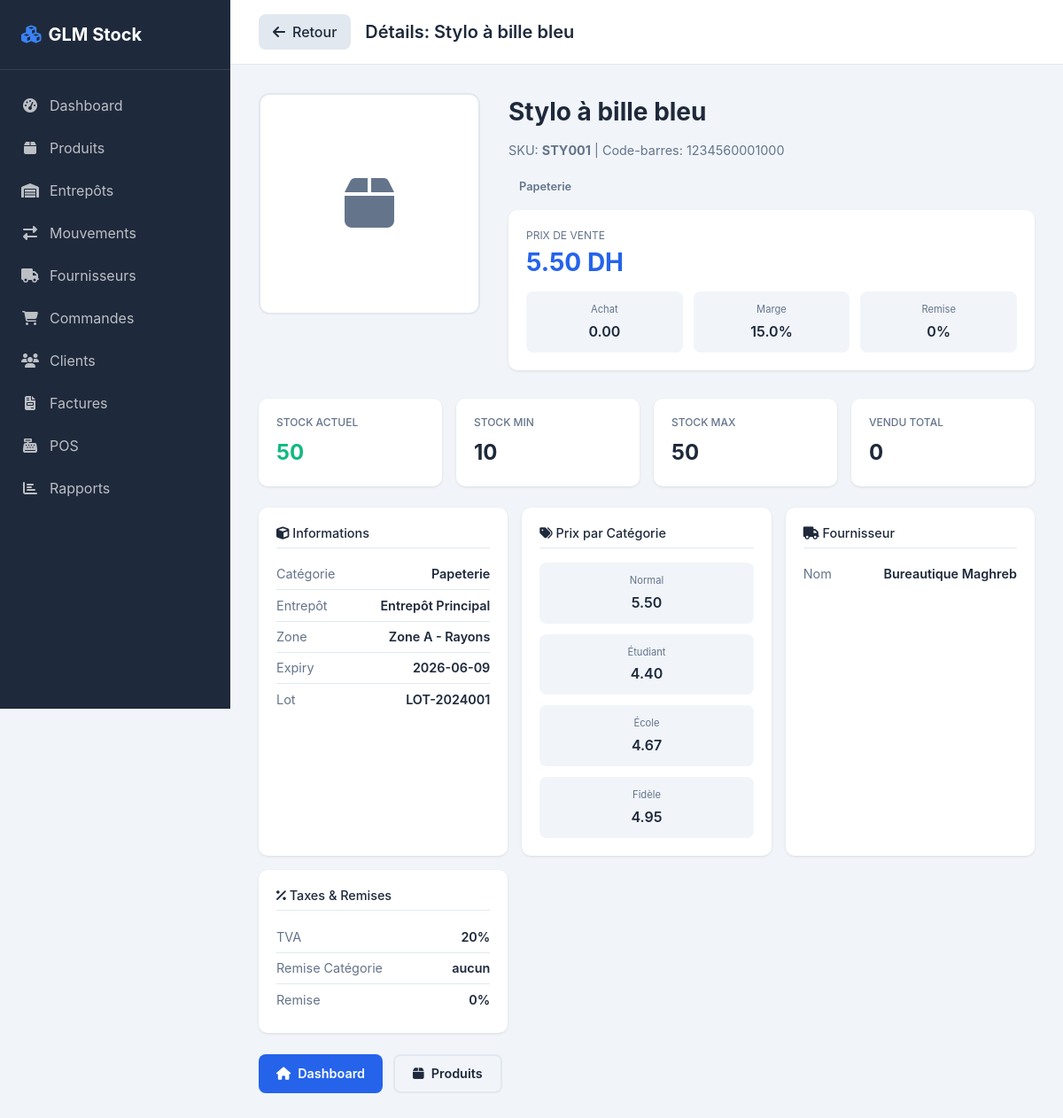
Screenshot of /product/93 with the database file from the repository.
### tables this page shows
CREATE TABLE products (
            id INTEGER PRIMARY KEY AUTOINCREMENT,
            name TEXT NOT NULL,
            name_ar TEXT,
            description TEXT,
            sku TEXT UNIQUE,
            barcode TEXT,
            image_url TEXT,
            quantity INTEGER DEFAULT 0,
            min_quantity INTEGER DEFAULT 5,
            max_quantity INTEGER DEFAULT 100,
            price REAL DEFAULT 0,
            purchase_price_avg REAL DEFAULT 0,
            total_purchase_qty INTEGER DEFAULT 0,
            margin_percent REAL DEFAULT 15,
            discount_category TEXT DEFAULT 'aucun',
            discount_rate REAL DEFAULT 0,
            tax_category TEXT DEFAULT '20',
            lot_number TEXT,
            serial_number TEXT,
            expiry_date DATE,
            supplier_id INTEGER,
            category TEXT DEFAULT 'Général',
            warehouse_id INTEGER DEFAULT 1,
            location_id INTEGER DEFAULT 1,
            created_at TIMESTAMP DEFAULT CURRENT_TIMESTAMP
        , total_sold_qty INTEGER DEFAULT 0, price_base REAL DEFAULT 0, price_student REAL DEFAULT 0, price_school REAL DEFAULT 0, price_loyal REAL DEFAULT 0, is_deleted INTEGER DEFAULT 0, deleted_at TIMESTAMP, is_liquidation INTEGER DEFAULT 0);

CREATE TABLE warehouses (
            id INTEGER PRIMARY KEY AUTOINCREMENT,
            name TEXT NOT NULL,
            address TEXT,
            manager TEXT,
            is_default INTEGER DEFAULT 0,
            created_at TIMESTAMP DEFAULT CURRENT_TIMESTAMP
        , ice TEXT, patente TEXT, rc TEXT, taxe_number TEXT, phone TEXT);

CREATE TABLE locations (
            id INTEGER PRIMARY KEY AUTOINCREMENT,
            warehouse_id INTEGER NOT NULL,
            name TEXT NOT NULL,
            type TEXT DEFAULT 'rack',
            capacity INTEGER,
            created_at TIMESTAMP DEFAULT CURRENT_TIMESTAMP,
            FOREIGN KEY (warehouse_id) REFERENCES warehouses(id)
        );

CREATE TABLE suppliers (
            id INTEGER PRIMARY KEY AUTOINCREMENT,
            name TEXT NOT NULL,
            email TEXT,
            phone TEXT,
            address TEXT,
            contact_person TEXT,
            created_at TIMESTAMP DEFAULT CURRENT_TIMESTAMP
        );

### app.py (the view)
@app.route('/product/<int:product_id>')
def product_detail_page(product_id):
    conn = get_db()
    product = conn.execute('''
        SELECT p.*, s.name as supplier_name, w.name as warehouse_name, l.name as location_name
        FROM products p
        LEFT JOIN suppliers s ON p.supplier_id = s.id
        LEFT JOIN warehouses w ON p.warehouse_id = w.id
        LEFT JOIN locations l ON p.location_id = l.id
        WHERE p.id = ?
    ''', (product_id,)).fetchone()
    conn.close()
    if not product:
        return '<h1>Produit non trouvé</h1>', 404
    return render_template('product_detail.html', product=dict(product))

### app.py (called while the page is built)
def get_db():
    conn = sqlite3.connect(DB_NAME, check_same_thread=False, timeout=30)
    conn.row_factory = sqlite3.Row
    conn.execute('PRAGMA journal_mode=WAL')
    conn.execute('PRAGMA busy_timeout=30000')
    return conn

### templates/product_detail.html (shortened to what this page needs)
{% extends "layout.html" %}
{% block header_title %}Détails: {{ product.name }}{% endblock %}
{% block content %}
<div class="product-header">
    <div class="product-image">
        {% if product.image_url %}
        <img src="{{ product.image_url }}" alt="{{ product.name }}">
        {% else %}
        <div class="product-image-placeholder"><i class="fas fa-box"></i></div>
        {% endif %}
    </div>
    <div class="product-info">
        <div class="product-name">{{ product.name }}</div>
        <div class="product-sku">SKU: <strong>{{ product.sku }}</strong> | Code-barres: {{ product.barcode or '-' }}</div>
        <span class="badge badge-autre">{{ product.category }}</span>
        <div class="price-card" style="margin-top:1rem;">
            <div class="price-label">Prix de vente</div>
            <div class="price-main">{{ "%.2f"|format(product.price) }} DH</div>
            <div class="price-row">
                <div class="price-item">
                    <label>Achat</label>
                    <div class="value">{{ "%.2f"|format(product.purchase_price_avg or 0) }}</div>
                </div>
                <div class="price-item">
                    <label>Marge</label>
                    <div class="value">{{ product.margin_percent or 15 }}%</div>
                </div>
                <div class="price-item">
                    <label>Remise</label>
                    <div class="value">{{ product.discount_rate or 0 }}%</div>
                </div>
            </div>
        </div>
    </div>
</div>
<div class="stock-grid">
    <div class="stock-card">
        <h4>Stock Actuel</h4>
        <div class="value {% if product.quantity <= 0 %}danger{% elif product.quantity <= product.min_quantity %}warning{% else %}success{% endif %}">
            {{ product.quantity }}
        </div>
    </div>
    <div class="stock-card">
        <h4>Stock Min</h4>
        <div class="value">{{ product.min_quantity }}</div>
    </div>
    <div class="stock-card">
        <h4>Stock Max</h4>
        <div class="value">{{ product.max_quantity }}</div>
    </div>
    <div class="stock-card">
        <h4>Vendu Total</h4>
        <div class="value">{{ product.total_sold_qty or 0 }}</div>
    </div>
</div>
<div class="detail-grid">
    <div class="detail-card">
        <h4><i class="fas fa-cube"></i> Informations</h4>
        <div class="detail-row"><span class="detail-label">Catégorie</span><span class="detail-value">{{ product.category }}</span></div>
        <div class="detail-row"><span class="detail-label">Entrepôt</span><span class="detail-value">{{ product.warehouse_name or '-' }}</span></div>
        <div class="detail-row"><span class="detail-label">Zone</span><span class="detail-value">{{ product.location_name or '-' }}</span></div>
        <div class="detail-row"><span class="detail-label">Expiry</span><span class="detail-value">{{ product.expiry_date or '-' }}</span></div>
        <div class="detail-row"><span class="detail-label">Lot</span><span class="detail-value">{{ product.lot_number or '-' }}</span></div>
    </div>
    <div class="detail-card">
        <h4><i class="fas fa-tags"></i> Prix par Catégorie</h4>
        <div class="price-categories">
            <div class="price-item">
                <label>Normal</label>
                <div class="value">{{ "%.2f"|format(product.price_base or product.price) }}</div>
            </div>
            <div class="price-item">
                <label>Étudiant</label>
                <div class="value">{{ "%.2f"|format(product.price_student or product.price) }}</div>
            </div>
            <div class="price-item">
                <label>École</label>
                <div class="value">{{ "%.2f"|format(product.price_school or product.price) }}</div>
            </div>
            <div class="price-item">
                <label>Fidèle</label>
                <div class="value">{{ "%.2f"|format(product.price_loyal or product.price) }}</div>
            </div>
        </div>
    </div>
    <div class="detail-card">
        <h4><i class="fas fa-truck"></i> Fournisseur</h4>
        <div class="detail-row"><span class="detail-label">Nom</span><span class="detail-value">{{ product.supplier_name or '-' }}</span></div>
    </div>
    <div class="detail-card">
        <h4><i class="fas fa-percentage"></i> Taxes & Remises</h4>
        <div class="detail-row"><span class="detail-label">TVA</span><span class="detail-value">{{ product.tax_category }}%</span></div>
        <div class="detail-row"><span class="detail-label">Remise Catégorie</span><span class="detail-value">{{ product.discount_category or 'Aucune' }}</span></div>
        <div class="detail-row"><span class="detail-label">Remise</span><span class="detail-value">{{ product.discount_rate or 0 }}%</span></div>
    </div>
</div>
<div class="actions">
    <a href="/" class="btn btn-primary"><i class="fas fa-home"></i> Dashboard</a>
    <a href="/?tab=products" class="btn btn-outline"><i class="fas fa-box"></i> Produits</a>
</div>
{% endblock %}

### rows the page displays
products: name "Stylo à bille bleu", sku "STY001", barcode "1234560001000", category "Papeterie", price "5.50", purchase_price_avg "0.00", margin_percent "15.0", discount_rate "0", quantity "50", min_quantity "10", max_quantity "50", total_sold_qty "0", expiry_date "2026-06-09", lot_number "LOT-2024001", price_base "5.50", price_student "4.40", price_school "4.67", price_loyal "4.95", tax_category "20", discount_category "aucun"
warehouses: name "Entrepôt Principal"
locations: name "Zone A - Rayons"
suppliers: name "Bureautique Maghreb"
